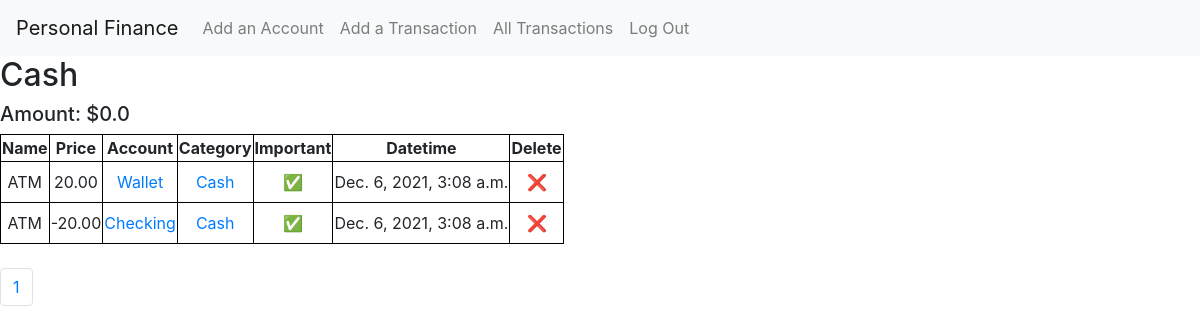
Screenshot of /Cash (signed in) with the database file from the repository.
### finances/models.py (models this page shows, shortened)
class Transaction(models.Model):
    ruser = models.ForeignKey(User, on_delete=models.CASCADE, default=0)
    raccount = models.ForeignKey(Account, on_delete=models.CASCADE)
    transfer_account = models.ForeignKey(Account, on_delete=models.CASCADE, null=True, blank=True, related_name="transfer")
    CASH = 'Cash'
    CREDIT = 'Credit'
    FAMILY = 'Family'
    FOOD = 'Food'
    FRIENDS = 'Friends'
    GAS = 'Gas'
    GROCERIES = 'Groceries'
    SHOPPING = 'Shopping'
    SAVINGS = 'Savings'
    SCHOOL = 'School'
    WORK = 'Work'
    OTHER = 'Other'
    CHOICES = [
        (CASH, 'Cash'),
        (CREDIT, 'Credit'),
        (FAMILY, 'Family'),
        (FOOD, 'Food'),
        (FRIENDS, 'Friends'),
        (GAS, 'Gas'),
        (GROCERIES, 'Groceries'),
        (SHOPPING, 'Shopping'),
        (SAVINGS, 'Savings'),
        (SCHOOL, 'School'),
        (WORK, 'Work'),
        (OTHER, 'Other')
    ]
    name = models.CharField(max_length=64)
    description = models.TextField(max_length=1000, blank=True)
    price = models.DecimalField(max_digits=10, decimal_places=2)
    time = models.DateTimeField(auto_now_add=True)
    important = models.BooleanField(default=True)
    category = models.CharField(max_length=12, choices=CHOICES, default=OTHER)

class Account(models.Model):
    ruser = models.ForeignKey(User, on_delete=models.CASCADE, default=0)
    name = models.CharField(max_length=64)
    all_money = models.DecimalField(max_digits=10, decimal_places=2)

### finances/views.py (the view)
# urls.py: path('<str:cat>', views.category_trans, name="category_trans"),
@login_required
def category_trans(request, cat):
    user = User.objects.get(username=request.user)
    transactions = Transaction.objects.filter(ruser=user, category=cat).order_by('-time')
    cat_sum = get_cat_sum(transactions)
    p = Paginator(transactions, pag_count)
    page_num = request.GET.get('page', 1)
    try:
        page = p.page(page_num)
    except EmptyPage:
        page = p.page(1)
    return render(request, "finances/category.html", {'transactions': page, 'cat': cat, 'cat_sum': cat_sum})

### finances/utils.py (called while the page is built)
def get_cat_sum(trans):
    sum = 0.00
    for t in trans:
        sum += float(t.price)
    return round(sum, 2)

### finances/templates/finances/category.html (shortened to what this page needs)
{% extends "finances/layout.html" %}
{% load static %}
{% block body %}
    <h2>{{ cat }}</h2>
    <h5>Amount: ${{ cat_sum }}</h5>
    {% include 'finances/transactions.html' %}
    <br>
    <ul class="pagination">
        <li class="page-item"><a class="page-link" href="{% url 'index' %}?page={{transactions.number}}">{{transactions.number}}</a></li>
    </ul>
{% endblock %}

### finances/templates/finances/transactions.html
<div class="table-scrollable">
<table>
    {% if transactions %}
    <tr>
        <th>Name</th>
        <th>Price</th>
        <th>Account</th>
        <th>Category</th>
        <th>Important</th>
        <th>Datetime</th>
        <th>Delete</th>
    </tr>
    {% else %}
    Sorry no transactions. <a href="{% url 'add_transaction' %}">Please create one.</a>
    {% endif %}
    {% for t in transactions %}
    <tr id="trans-{{t.id}}">
        {% if t.description %}
            <td title="{{ t.description }}">{{ t.name }}</td>
        {% else %}
            <td>{{ t.name }} {{t.description}}</td>
        {% endif %}
        <td>{{ t.price }}</td>
        <td><a href="{% url 'account_trans' t.raccount.id %}">{{ t.raccount.name }}</a></td>
        <td><a href="{% url 'category_trans' t.category %}">{{ t.category }}</a></td>
        <td style="text-align: center">
            {% if t.important %}
            &#9989;
            {% endif %}
        </td>
        <td>{{ t.time }}</td>
        <td>
            <button class="btn" onclick="delete_trans({{t.id}})">
                <span style="cursor:pointer;">&#10060;</span>
            </button>
        </td>
    </tr>
    {% endfor %}
</table>
</div>

### finances/static/finances/styles.css (style rules this page uses)
.table-scrollable { overflow: auto; }
table, th, td { border: 1px solid black; border-collapse: collapse; }
th { text-align: center; }
td { text-align: center; }

### rows the page displays
Transaction: name "ATM", price "20.00", raccount.name "Wallet", category "Cash", time "Dec. 6, 2021, 3:08 a.m."
Transaction: name "ATM", price "-20.00", raccount.name "Checking", category "Cash", time "Dec. 6, 2021, 3:08 a.m."

### other values shown
{{ cat }} "Cash"
{{ cat_sum }} "0.0"
{{ transactions.number }} "1"
